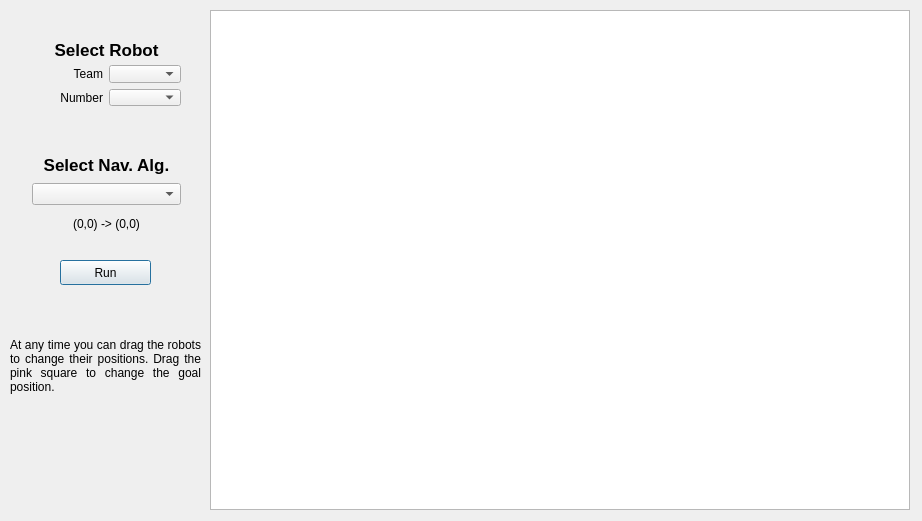
<?xml version="1.0" encoding="UTF-8"?>
<ui version="4.0">
 <class>Dialog</class>
 <widget class="QDialog" name="Dialog">
  <property name="geometry">
   <rect>
    <x>0</x>
    <y>0</y>
    <width>922</width>
    <height>521</height>
   </rect>
  </property>
  <property name="windowTitle">
   <string>Dialog</string>
  </property>
  <widget class="QGraphicsView" name="graphicsView">
   <property name="geometry">
    <rect>
     <x>210</x>
     <y>10</y>
     <width>700</width>
     <height>500</height>
    </rect>
   </property>
   <property name="sizePolicy">
    <sizepolicy hsizetype="Expanding" vsizetype="Expanding">
     <horstretch>0</horstretch>
     <verstretch>0</verstretch>
    </sizepolicy>
   </property>
  </widget>
  <widget class="QPushButton" name="runButton">
   <property name="geometry">
    <rect>
     <x>60</x>
     <y>260</y>
     <width>91</width>
     <height>25</height>
    </rect>
   </property>
   <property name="text">
    <string>Run</string>
   </property>
  </widget>
  <widget class="QWidget" name="layoutWidget">
   <property name="geometry">
    <rect>
     <x>21</x>
     <y>30</y>
     <width>171</width>
     <height>87</height>
    </rect>
   </property>
   <layout class="QVBoxLayout" name="verticalLayout">
    <item>
     <widget class="QLabel" name="robotLabel">
      <property name="font">
       <font>
        <pointsize>13</pointsize>
        <weight>75</weight>
        <bold>true</bold>
       </font>
      </property>
      <property name="text">
       <string>Select Robot</string>
      </property>
      <property name="alignment">
       <set>Qt::AlignCenter</set>
      </property>
     </widget>
    </item>
    <item>
     <layout class="QHBoxLayout" name="horizontalLayout">
      <item>
       <widget class="QLabel" name="teamLabel">
        <property name="text">
         <string>Team</string>
        </property>
        <property name="alignment">
         <set>Qt::AlignRight|Qt::AlignTrailing|Qt::AlignVCenter</set>
        </property>
       </widget>
      </item>
      <item>
       <widget class="QComboBox" name="teamComboBox"/>
      </item>
     </layout>
    </item>
    <item>
     <layout class="QHBoxLayout" name="horizontalLayout_2">
      <item>
       <widget class="QLabel" name="numberLabel">
        <property name="text">
         <string>Number</string>
        </property>
        <property name="alignment">
         <set>Qt::AlignRight|Qt::AlignTrailing|Qt::AlignVCenter</set>
        </property>
       </widget>
      </item>
      <item>
       <widget class="QComboBox" name="numberComboBox"/>
      </item>
     </layout>
    </item>
   </layout>
  </widget>
  <widget class="QWidget" name="layoutWidget">
   <property name="geometry">
    <rect>
     <x>21</x>
     <y>141</y>
     <width>171</width>
     <height>106</height>
    </rect>
   </property>
   <layout class="QVBoxLayout" name="verticalLayout_2">
    <item>
     <widget class="QLabel" name="navLabel">
      <property name="font">
       <font>
        <pointsize>13</pointsize>
        <weight>75</weight>
        <bold>true</bold>
       </font>
      </property>
      <property name="text">
       <string>Select Nav. Alg.</string>
      </property>
      <property name="alignment">
       <set>Qt::AlignCenter</set>
      </property>
     </widget>
    </item>
    <item>
     <widget class="QComboBox" name="navComboBox"/>
    </item>
    <item>
     <widget class="QLabel" name="pathLabel">
      <property name="text">
       <string>(0,0) -&gt; (0,0)</string>
      </property>
      <property name="alignment">
       <set>Qt::AlignCenter</set>
      </property>
     </widget>
    </item>
   </layout>
  </widget>
  <widget class="QLabel" name="label">
   <property name="geometry">
    <rect>
     <x>10</x>
     <y>300</y>
     <width>191</width>
     <height>131</height>
    </rect>
   </property>
   <property name="text">
    <string>At any time you can drag the robots to change their positions. Drag the pink square to change the goal position.</string>
   </property>
   <property name="scaledContents">
    <bool>true</bool>
   </property>
   <property name="alignment">
    <set>Qt::AlignJustify|Qt::AlignVCenter</set>
   </property>
   <property name="wordWrap">
    <bool>true</bool>
   </property>
  </widget>
 </widget>
 <layoutdefault spacing="6" margin="11"/>
 <resources/>
 <connections/>
</ui>
